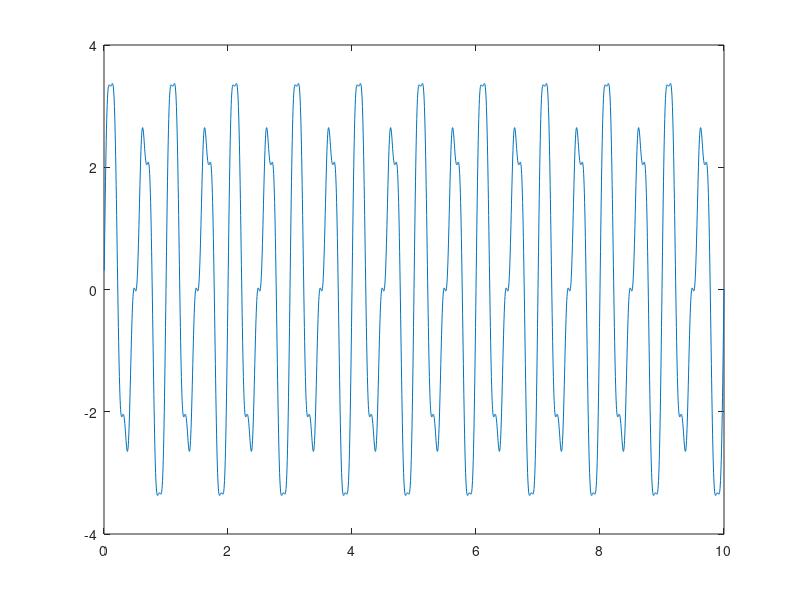
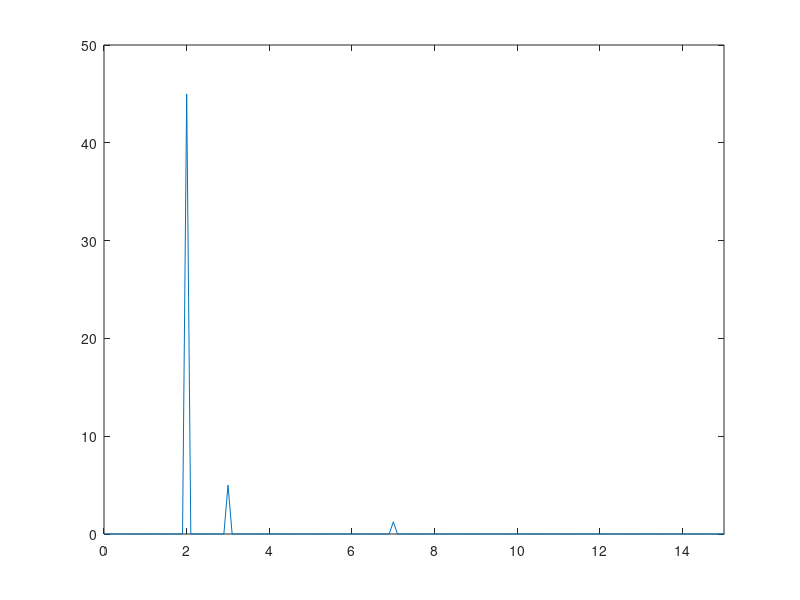
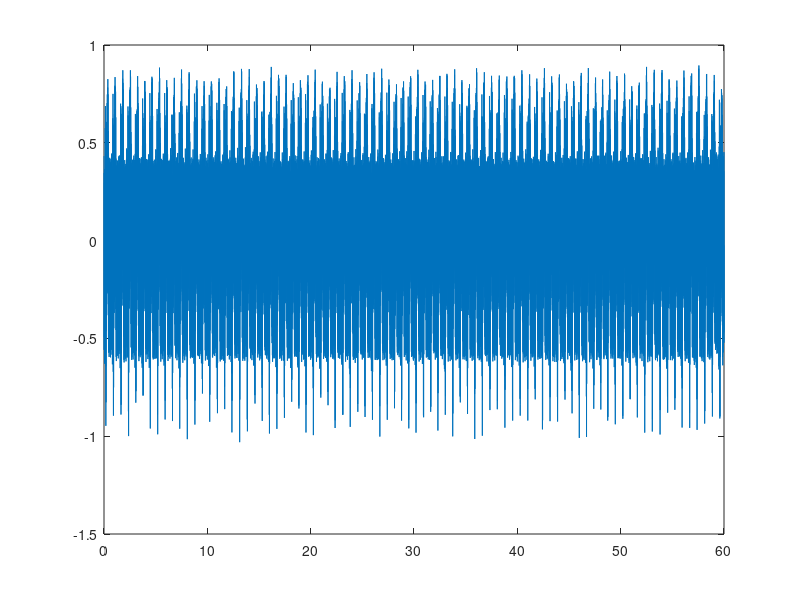
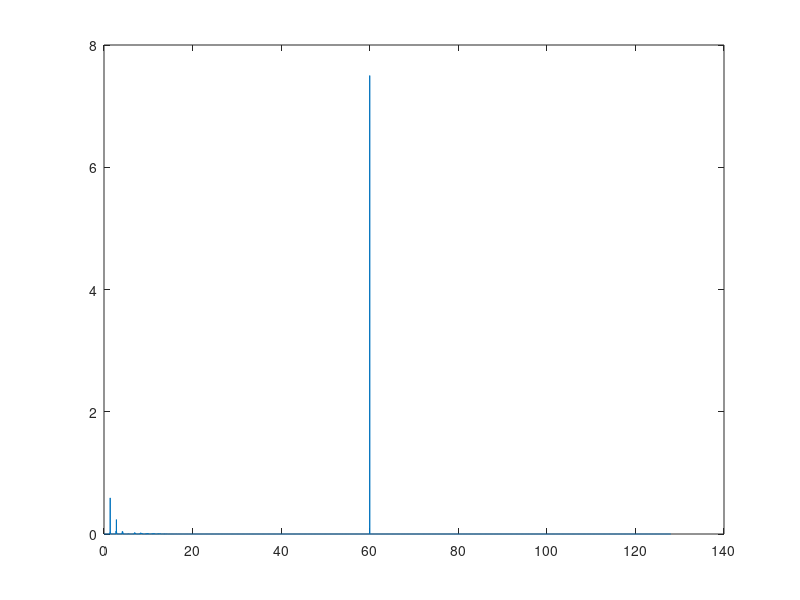

MATLAB code to generate these figures, in order:
%% 주파수변환 실습 해보기 #1
clear; close all; clc;

fs = 250;
t = 1/fs:1/fs:10;
y = 3*sin(2*pi*2*t) + sin(2*pi*3*t) + 0.5*sin(2*pi*7*t);

% 시간 영영에서 그려보기
figure;
plot(t, y);

% 주파수 변환
[pxx, f] = periodogram(y, [], length(y), fs);

% 주파수 영역에서 그려보기
figure;
plot(f, pxx); xlim([0 15])

%% 주파수변환 실습 해보기 #2
clear; close all; clc;

load ECG_data_1;

t = 1/Fs:1/Fs:length(data)/Fs;

% 시간 영영에서 그려보기
figure;
plot(t, data);

% 주파수 변환
[pxx, f] = periodogram(data, [], length(data), Fs);

% 주파수 영역에서 그려보기
figure;
plot(f, pxx); 

%% 시간영역 주파수 영역에서 필터이해해보기
clear; close all; clc;

% 지난 시간에 만들어 봤던 필터 (50Hz 이하만 통과시키는 필터)
fs = 250;

h = fir1(50, 50/(fs/2), 'low');

% 시간 영역에서 그려보기
figure; 
subplot(1, 2, 1); plot(h);
subplot(1, 2, 2); stem(h);

% 주파수 영역에서 그려보기
[out,f] = freqz(h, 1, 100, fs);

figure;
plot(f, abs(out));

